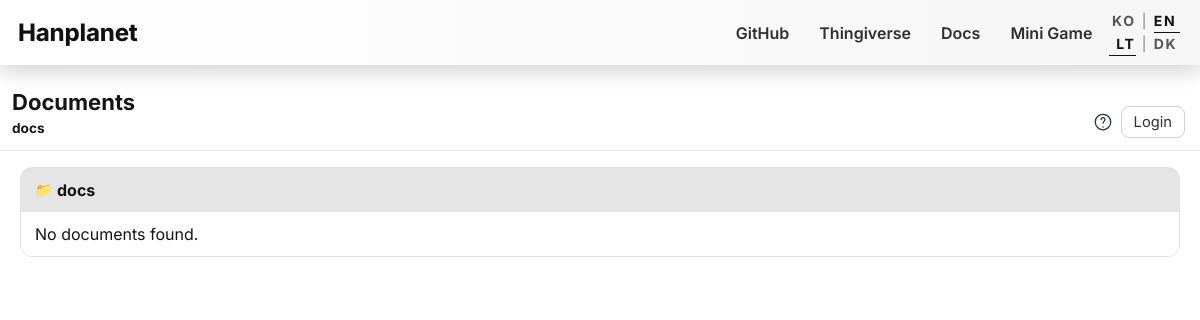
Screenshot of /en/docs with the database file from the repository.
### main/models.py (models this page shows, shortened)
class NavLink(models.Model):
    order = models.IntegerField("순서", default=0)
    name = models.CharField("표시이름", max_length=100)
    url = models.CharField("이동 경로", max_length=500)
    class Meta:
        ordering = ["order", "id"]
        permissions = [
            ("can_edit_docs", "Can edit docs content"),
        ]

### main/docs_views.py (the view)
# urls.py: path('docs', docs_views.docs_root_legacy_redirect, name='docs_root'),
def docs_root(request, ui_lang=None):
    return docs_list(request, folder_path="", ui_lang=ui_lang)

### main/docs_views.py (called while the page is built, shortened)
def get_docs_text(ui_lang: str | None) -> dict:
    lang = (ui_lang or "").strip().lower()
    if lang not in DOCS_TEXT:
        lang = "ko"
    return DOCS_TEXT[lang].copy()

def docs_root_dir() -> Path:
    root = Path(settings.MEDIA_ROOT) / "docs"
    root.mkdir(parents=True, exist_ok=True)
    return root

def normalize_relative_path(raw_path: str | None, allow_empty: bool = True) -> str:
    value = (raw_path or "").strip().replace("\\", "/")
    value = value.strip("/")
    if not value:
        if allow_empty:
            return ""
        raise ValueError("경로를 입력해주세요.")

def resolve_path(relative_path: str | None, must_exist: bool = True) -> tuple[Path, str]:
    root = docs_root_dir().resolve()
    normalized = normalize_relative_path(relative_path)
    candidate = (root / normalized).resolve()
    if candidate != root and root not in candidate.parents:
        raise ValueError("허용되지 않은 경로입니다.")
    if must_exist and not candidate.exists():
        raise FileNotFoundError("경로를 찾을 수 없습니다.")
    return candidate, normalized

def build_acl_candidate_paths(path_value: str | None) -> list[str]:
    normalized = normalize_relative_path(path_value, allow_empty=True)
    if not normalized:
        return [""]

def get_docs_acl_rule_map(request) -> dict[str, DocsAccessRule]:
    rule_map = getattr(request, "_docs_acl_rule_map", None)
    if rule_map is None:
        rules = DocsAccessRule.objects.prefetch_related(
            "read_users",
            "read_groups",
            "write_users",
            "write_groups",
        ).all()
        rule_map = {rule.path: rule for rule in rules}
        setattr(request, "_docs_acl_rule_map", rule_map)
    return rule_map

def get_effective_docs_acl_rule(request, path_value: str | None) -> tuple[DocsAccessRule | None, str]:
    normalized = normalize_relative_path(path_value, allow_empty=True)
    cache = getattr(request, "_docs_acl_effective_cache", None)
    if cache is None:
        cache = {}
        setattr(request, "_docs_acl_effective_cache", cache)
    if normalized in cache:
        return cache[normalized]
    rule_map = get_docs_acl_rule_map(request)
    for candidate in build_acl_candidate_paths(normalized):
        rule = rule_map.get(candidate)
        if rule is not None:
            cache[normalized] = (rule, candidate)
            return rule, candidate
    cache[normalized] = (None, "")
    return None, ""

### templates/docs/list.html (shortened to what this page needs)
{% extends 'base.html' %}
{% block body_class %}docs-page{% endblock %}
{% block content %}
{% include 'docs/_assets_head.html' %}
<div class="docs-toolbar-wrap">
    <div class="docs-shell docs-toolbar">
        <div class="docs-toolbar-left">
            <div class="docs-title-row">
                <h1 class="docs-title">{{ docs_text.list_title }}</h1>
            </div>
            <div class="docs-subtitle docs-path-breadcrumbs">
            </div>
        </div>
        <div class="docs-toolbar-right">
            <div class="docs-toolbar-actions">
                <button class="docs-help-icon-link" type="button" id="docs-page-help-btn" aria-label="{{ docs_text.help_button }}" title="{{ docs_text.help_button }}"><span class="docs-help-icon-symbol" aria-hidden="true"></span></button>
                {% include "docs/_auth_button.html" %}
            </div>
        </div>
    </div>
</div>
<main
    class="docs-shell docs-content"
    data-docs-page="list"
    data-current-dir="{{ current_dir }}"
    data-current-dir-can-edit="{% if current_dir_can_edit %}1{% else %}0{% endif %}"
    data-docs-base-url="{{ docs_base_url }}"
    data-list-api-url="{{ docs_api_list_url }}"
    data-rename-api-url="{{ docs_api_rename_url }}"
    data-delete-api-url="{{ docs_api_delete_url }}"
    data-mkdir-api-url="{{ docs_api_mkdir_url }}"
    data-move-api-url="{{ docs_api_move_url }}"
    data-acl-api-url="{{ docs_api_acl_url }}"
    data-acl-options-api-url="{{ docs_api_acl_options_url }}"
    data-write-url="{{ docs_write_url }}"
    data-ui-lang="{{ ui_lang|default:'ko' }}"
>
    <ul id="docs-list" class="docs-list" aria-label="{{ docs_text.list_aria_label }}"></ul>
</main>
{% endblock %}

### templates/base.html (shortened to what this page needs)
{% load static static_versioned %}
<!doctype html>
<html lang="{{ ui_lang|default:'ko' }}">
<head>
    <link rel="stylesheet" type="text/css" href="{% static_v 'css/bootstrap.min.css' %}">
    <link rel="stylesheet" type="text/css" href="{% static_v 'css/style.css' %}">
    <link rel="stylesheet" type="text/css" href="{% static_v 'css/chat_widget.css' %}">
</head>
<body class="{% block body_class %}{% endblock %}">
    <nav class="navbar portfolio-nav">
        <div class="container-fluid">
            <div class="portfolio-brand-group">
                <a class="navbar-brand portfolio-brand" href="{% url 'main:main_lang' ui_lang=ui_lang %}">
                    <span class="portfolio-brand-text">Hanplanet</span>
                </a>
            </div>
            <div class="collapse portfolio-nav-collapse" id="navbarSupportedContent">
                <ul class="portfolio-nav-links">
                    {% for nav_link in nav_links %}
                        <li class="nav-item">
                            <a class="nav-link portfolio-nav-link" href="{{ nav_link.url }}">{{ nav_link.name }}</a>
                        </li>
                    {% endfor %}
                </ul>
                <div class="portfolio-controls-stack">
                    <div class="portfolio-lang-toggle portfolio-control-toggle portfolio-lang-toggle-inline" aria-label="Language Toggle">
                        <a class="portfolio-lang-link portfolio-control-link{% if ui_lang|default:'ko' == 'ko' %} is-active{% endif %}" href="{{ lang_switch_ko_url }}">KO</a>
                        <span class="portfolio-lang-divider">|</span>
                        <a class="portfolio-lang-link portfolio-control-link{% if ui_lang|default:'ko' == 'en' %} is-active{% endif %}" href="{{ lang_switch_en_url }}">EN</a>
                    </div>
                    <div class="portfolio-lang-toggle portfolio-control-toggle portfolio-theme-toggle" aria-label="Theme Toggle">
                        <a href="#" role="button" class="portfolio-lang-link portfolio-control-link is-active" data-theme-mode="light">LT</a>
                        <span class="portfolio-lang-divider">|</span>
                        <a href="#" role="button" class="portfolio-lang-link portfolio-control-link" data-theme-mode="dark">DK</a>
                    </div>
                </div>
            </div>
        </div>
    </nav>
    {% block content %}
    {% endblock %}
</body>
</html>

### templates/base.html (style rules this page uses)
html.preload-light-bg, html.preload-light-bg body { background: #ffffff; background-image: none; }

### rows the page displays
NavLink: name "GitHub"
NavLink: name "Thingiverse"
NavLink: name "Docs"
NavLink: name "Mini Game"

### other values shown
{{ docs_text.list_title }} "Documents"
{{ docs_text.auth_login_button }} "Login"
